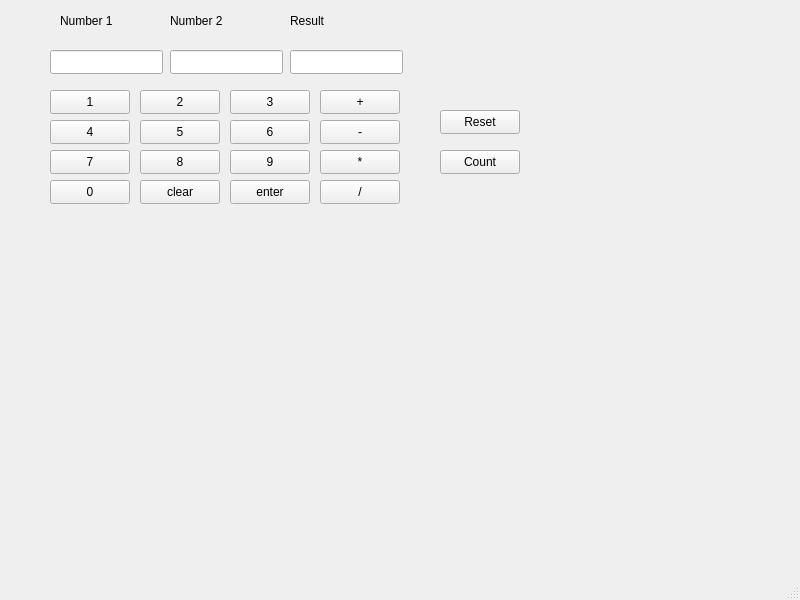
<?xml version="1.0" encoding="UTF-8"?>
<ui version="4.0">
 <class>MainWindow</class>
 <widget class="QMainWindow" name="MainWindow">
  <property name="geometry">
   <rect>
    <x>0</x>
    <y>0</y>
    <width>800</width>
    <height>600</height>
   </rect>
  </property>
  <property name="windowTitle">
   <string>MainWindow</string>
  </property>
  <widget class="QWidget" name="centralwidget">
   <widget class="QPushButton" name="btnCount">
    <property name="geometry">
     <rect>
      <x>440</x>
      <y>150</y>
      <width>80</width>
      <height>24</height>
     </rect>
    </property>
    <property name="text">
     <string>Count</string>
    </property>
   </widget>
   <widget class="QPushButton" name="btnReset">
    <property name="geometry">
     <rect>
      <x>440</x>
      <y>110</y>
      <width>80</width>
      <height>24</height>
     </rect>
    </property>
    <property name="text">
     <string>Reset</string>
    </property>
   </widget>
   <widget class="QLabel" name="labelCount">
    <property name="geometry">
     <rect>
      <x>530</x>
      <y>130</y>
      <width>81</width>
      <height>31</height>
     </rect>
    </property>
    <property name="text">
     <string/>
    </property>
   </widget>
   <widget class="QPushButton" name="N1">
    <property name="geometry">
     <rect>
      <x>50</x>
      <y>90</y>
      <width>80</width>
      <height>24</height>
     </rect>
    </property>
    <property name="text">
     <string>1</string>
    </property>
   </widget>
   <widget class="QPushButton" name="N2">
    <property name="geometry">
     <rect>
      <x>140</x>
      <y>90</y>
      <width>80</width>
      <height>24</height>
     </rect>
    </property>
    <property name="text">
     <string>2</string>
    </property>
   </widget>
   <widget class="QPushButton" name="N3">
    <property name="geometry">
     <rect>
      <x>230</x>
      <y>90</y>
      <width>80</width>
      <height>24</height>
     </rect>
    </property>
    <property name="text">
     <string>3</string>
    </property>
   </widget>
   <widget class="QPushButton" name="N4">
    <property name="geometry">
     <rect>
      <x>50</x>
      <y>120</y>
      <width>80</width>
      <height>24</height>
     </rect>
    </property>
    <property name="text">
     <string>4</string>
    </property>
   </widget>
   <widget class="QPushButton" name="N5">
    <property name="geometry">
     <rect>
      <x>140</x>
      <y>120</y>
      <width>80</width>
      <height>24</height>
     </rect>
    </property>
    <property name="text">
     <string>5</string>
    </property>
   </widget>
   <widget class="QPushButton" name="N6">
    <property name="geometry">
     <rect>
      <x>230</x>
      <y>120</y>
      <width>80</width>
      <height>24</height>
     </rect>
    </property>
    <property name="text">
     <string>6</string>
    </property>
   </widget>
   <widget class="QPushButton" name="N7">
    <property name="geometry">
     <rect>
      <x>50</x>
      <y>150</y>
      <width>80</width>
      <height>24</height>
     </rect>
    </property>
    <property name="text">
     <string>7</string>
    </property>
   </widget>
   <widget class="QPushButton" name="N8">
    <property name="geometry">
     <rect>
      <x>140</x>
      <y>150</y>
      <width>80</width>
      <height>24</height>
     </rect>
    </property>
    <property name="text">
     <string>8</string>
    </property>
   </widget>
   <widget class="QPushButton" name="N9">
    <property name="geometry">
     <rect>
      <x>230</x>
      <y>150</y>
      <width>80</width>
      <height>24</height>
     </rect>
    </property>
    <property name="text">
     <string>9</string>
    </property>
   </widget>
   <widget class="QPushButton" name="N0">
    <property name="geometry">
     <rect>
      <x>50</x>
      <y>180</y>
      <width>80</width>
      <height>24</height>
     </rect>
    </property>
    <property name="text">
     <string>0</string>
    </property>
   </widget>
   <widget class="QPushButton" name="btnClear">
    <property name="geometry">
     <rect>
      <x>140</x>
      <y>180</y>
      <width>80</width>
      <height>24</height>
     </rect>
    </property>
    <property name="text">
     <string>clear</string>
    </property>
   </widget>
   <widget class="QPushButton" name="btnEnter">
    <property name="geometry">
     <rect>
      <x>230</x>
      <y>180</y>
      <width>80</width>
      <height>24</height>
     </rect>
    </property>
    <property name="text">
     <string>enter</string>
    </property>
   </widget>
   <widget class="QPushButton" name="btnAdd">
    <property name="geometry">
     <rect>
      <x>320</x>
      <y>90</y>
      <width>80</width>
      <height>24</height>
     </rect>
    </property>
    <property name="text">
     <string>+</string>
    </property>
   </widget>
   <widget class="QPushButton" name="btnSubtract">
    <property name="geometry">
     <rect>
      <x>320</x>
      <y>120</y>
      <width>80</width>
      <height>24</height>
     </rect>
    </property>
    <property name="text">
     <string>-</string>
    </property>
   </widget>
   <widget class="QPushButton" name="btnMultiply">
    <property name="geometry">
     <rect>
      <x>320</x>
      <y>150</y>
      <width>80</width>
      <height>24</height>
     </rect>
    </property>
    <property name="text">
     <string>*</string>
    </property>
   </widget>
   <widget class="QPushButton" name="btnDivide">
    <property name="geometry">
     <rect>
      <x>320</x>
      <y>180</y>
      <width>80</width>
      <height>24</height>
     </rect>
    </property>
    <property name="text">
     <string>/</string>
    </property>
   </widget>
   <widget class="QLabel" name="label">
    <property name="geometry">
     <rect>
      <x>60</x>
      <y>10</y>
      <width>101</width>
      <height>21</height>
     </rect>
    </property>
    <property name="text">
     <string>Number 1</string>
    </property>
   </widget>
   <widget class="QLabel" name="label_2">
    <property name="geometry">
     <rect>
      <x>170</x>
      <y>10</y>
      <width>101</width>
      <height>21</height>
     </rect>
    </property>
    <property name="text">
     <string>Number 2</string>
    </property>
   </widget>
   <widget class="QLabel" name="label_3">
    <property name="geometry">
     <rect>
      <x>290</x>
      <y>10</y>
      <width>101</width>
      <height>21</height>
     </rect>
    </property>
    <property name="text">
     <string>Result</string>
    </property>
   </widget>
   <widget class="QLineEdit" name="num1">
    <property name="geometry">
     <rect>
      <x>50</x>
      <y>50</y>
      <width>113</width>
      <height>24</height>
     </rect>
    </property>
   </widget>
   <widget class="QLineEdit" name="num2">
    <property name="geometry">
     <rect>
      <x>170</x>
      <y>50</y>
      <width>113</width>
      <height>24</height>
     </rect>
    </property>
   </widget>
   <widget class="QLineEdit" name="result">
    <property name="geometry">
     <rect>
      <x>290</x>
      <y>50</y>
      <width>113</width>
      <height>24</height>
     </rect>
    </property>
   </widget>
  </widget>
  <widget class="QMenuBar" name="menubar">
   <property name="geometry">
    <rect>
     <x>0</x>
     <y>0</y>
     <width>800</width>
     <height>21</height>
    </rect>
   </property>
  </widget>
  <widget class="QStatusBar" name="statusbar"/>
 </widget>
 <resources/>
 <connections/>
</ui>
